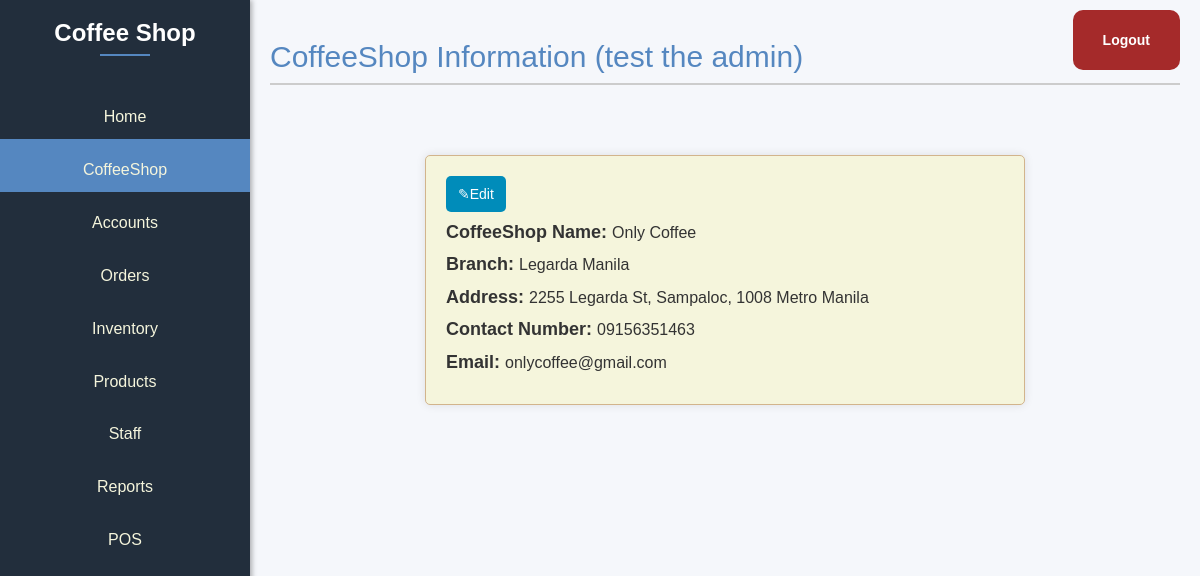
Page /Dashboard/coffeeshop_info.php (signed in) on the committed database.
### tables this page shows
CREATE TABLE `tblcoffeeshop` (
  `coffeeshopid` int(11) NOT NULL,
  `shopname` varchar(255) NOT NULL,
  `branch` varchar(255) DEFAULT NULL,
  `address` varchar(255) DEFAULT NULL,
  `contact_no` varchar(11) DEFAULT NULL,
  `email` varchar(50) DEFAULT NULL,
  `employees_id` int(11) DEFAULT NULL
);

### public/Dashboard/coffeeshop_info.php (the view, shortened to what this page needs)
<?php
$servername = "127.0.0.1";
$user = "root";
$pass = "";
$dbname = "coffeeshop_db";
try {
    $pdo = new PDO("mysql:host=$servername;dbname=$dbname", $user, $pass);
    $pdo->setAttribute(PDO::ATTR_ERRMODE, PDO::ERRMODE_EXCEPTION);
} catch (PDOException $e) {
    die("Database connection failed: " . $e->getMessage());
}
$sql = "SELECT * FROM tblcoffeeshop";
$statement = $pdo->prepare($sql);
$statement->execute();
$coffeeshopData = $statement->fetchAll(PDO::FETCH_ASSOC);
?>
<!DOCTYPE html>
<html lang="en">
<head>
    <link rel="stylesheet" href="https://maxcdn.bootstrapcdn.com/font-awesome/4.7.0/css/font-awesome.min.css">
    <link rel="stylesheet" href="https://maxcdn.bootstrapcdn.com/bootstrap/3.3.7/css/bootstrap.min.css">
    <link rel="stylesheet" href="dashboard.css">
</head>
<body>
    <div class="dashboard">
        <div class="sidebar">
            <h1>Coffee Shop</h1>
            <ul>
                <li><a href="dashboard.php">Home</a></li>
                <li style="background-color: var(--primary-color);"><a href="coffeeshop_info.php">CoffeeShop</a></li>
                <li><a href="accounts.php">Accounts</a></li>
                <li><a href="Orders.php">Orders</a></li>
                <li><a href="Inventory.php">Inventory</a></li>
                <li><a href="Products.php">Products</a></li>
                <li><a href="Staff.php">Staff</a></li>
                <li><a href="Reports.php">Reports</a></li>
                <li><a href="../POS front-end/Main.php">POS</a></li>
            </ul>
        </div>
        <div class="top-right">
            <a href="logout.php" class="login-button">Logout</a>
        </div>
        <div class="content">
            <h2>CoffeeShop Information
                <?php echo " (" . $_SESSION['username'] . " the " . $_SESSION['position'] . ") " ?>
            </h2>
            <?php foreach ($coffeeshopData as $coffeeshop) : ?>
                <div class="info-box" style="width:inherit; height:inherit; margin-top:5em;">
                    <div style="display: flex; justify-content: space-between;">
                        <button type="button" class="button edit-button" id="editInfo">✎Edit</button>
                    </div>
                    <div>
                        <h4><b>CoffeeShop Name:</b>
                            <p style="color:#333; display: inline;">
                                <?php echo $coffeeshop['shopname']; ?>
                            </p>
                        </h4>
                    </div>
                    <div>
                        <h4><b>Branch:</b>
                            <p style="color:#333; display: inline;">
                                <?php echo $coffeeshop['branch']; ?>
                            </p>
                        </h4>
                    </div>
                    <div>
                        <h4><b>Address:</b>
                            <p style="color:#333; display: inline;">
                                <?php echo $coffeeshop['address']; ?>
                            </p>
                        </h4>
                    </div>
                    <div>
                        <h4><b>Contact Number:</b>
                            <p style="color:#333; display: inline;">
                                <?php echo $coffeeshop['contact_no']; ?>
                            </p>
                        </h4>
                    </div>
                    <div>
                        <h4><b>Email:</b>
                            <p style="color:#333; display: inline;">
                                <?php echo $coffeeshop['email']; ?>
                            </p>
                        </h4>
                    </div>
                </div>
            <?php endforeach; ?>
        </div>
    </div>
</body>
</html>

### public/Dashboard/dashboard.css (style rules this page uses)
:root { --primary-color: #5587c0; --secondary-color: #222E3C; --background-color: #F5F5DC; --text-color: #ffff; --button-color: #A52A2A; }
body, html { margin: 0; padding: 0; font-family: Arial, sans-serif; height: 100%; background-color: #F5F7FB; }
.dashboard { display: flex; height: 100%; }
.sidebar { width: 250px; background-color: var(--secondary-color); color: var(--text-color); padding: 0; box-shadow: 2px 0 5px rgba(0, 0, 0, 0.3); position: fixed; height: 100%; top: 0; left: 0; overflow-y: auto; display: flex; flex-direction: column; }
.sidebar h1 { text-align: center; margin-bottom: 40px; position: relative; font-size: 24px; font-weight: 600; }
.sidebar h1::after { content: ''; display: block; width: 50px; height: 2px; background-color: var(--primary-color); position: absolute; bottom: -10px; left: calc(50% - 25px); }
.sidebar ul { list-style-type: none; text-align: center; padding: 0; }
.sidebar ul li { margin: 0 !important; padding-top: 10px !important; }
.sidebar ul li a { display: flex; justify-content: center; align-items: center; padding: 10px; color: #F5F5DC; text-decoration: none; font-size: 16px; transition: 0.3s; }
.content { background-color: #F5F7FB; margin-left: 250px; padding: 20px; width: calc(100% - 250px); }
.content h2 { color: var(--primary-color); border-bottom: 2px solid #ccc; padding-bottom: 10px; }
.info-box { background-color: #F5F5DC; border: 1px solid #D2B48C; border-radius: 5px; padding: 20px; box-shadow: 0px 0px 10px rgba(0, 0, 0, 0.1); width: 500px; max-width: 600px; margin: 0 auto; }
.info-box p { color: #4B0082; font-size: 16px; line-height: 1.4; }
.top-right { position: absolute; top: 10px; right: 10px; }
.login-button { background-color: var(--button-color); color: white; padding: 20px 30px; margin-right: 10px; text-decoration: none; border-radius: 10px; font-weight: bold; transition: background-color 0.3s; display: inline-block; }

### public/Dashboard/coffeeshop_info.php (style rules this page uses)
body { font-family: Arial, sans-serif; background-color: #F5F5DC; }
.button { padding: 8px 12px; border: none; border-radius: 5px; cursor: pointer; }
.button.edit-button { background-color: #008CBA; color: white; }

### rows in the picture
tblcoffeeshop: shopname "Only Coffee", branch "Legarda Manila", address "2255 Legarda St, Sampaloc, 1008 Metro Manila", contact_no "09156351463", email "onlycoffee@gmail.com"

### other values in the picture
$_SESSION['username'] "test"
$_SESSION['position'] "admin"
